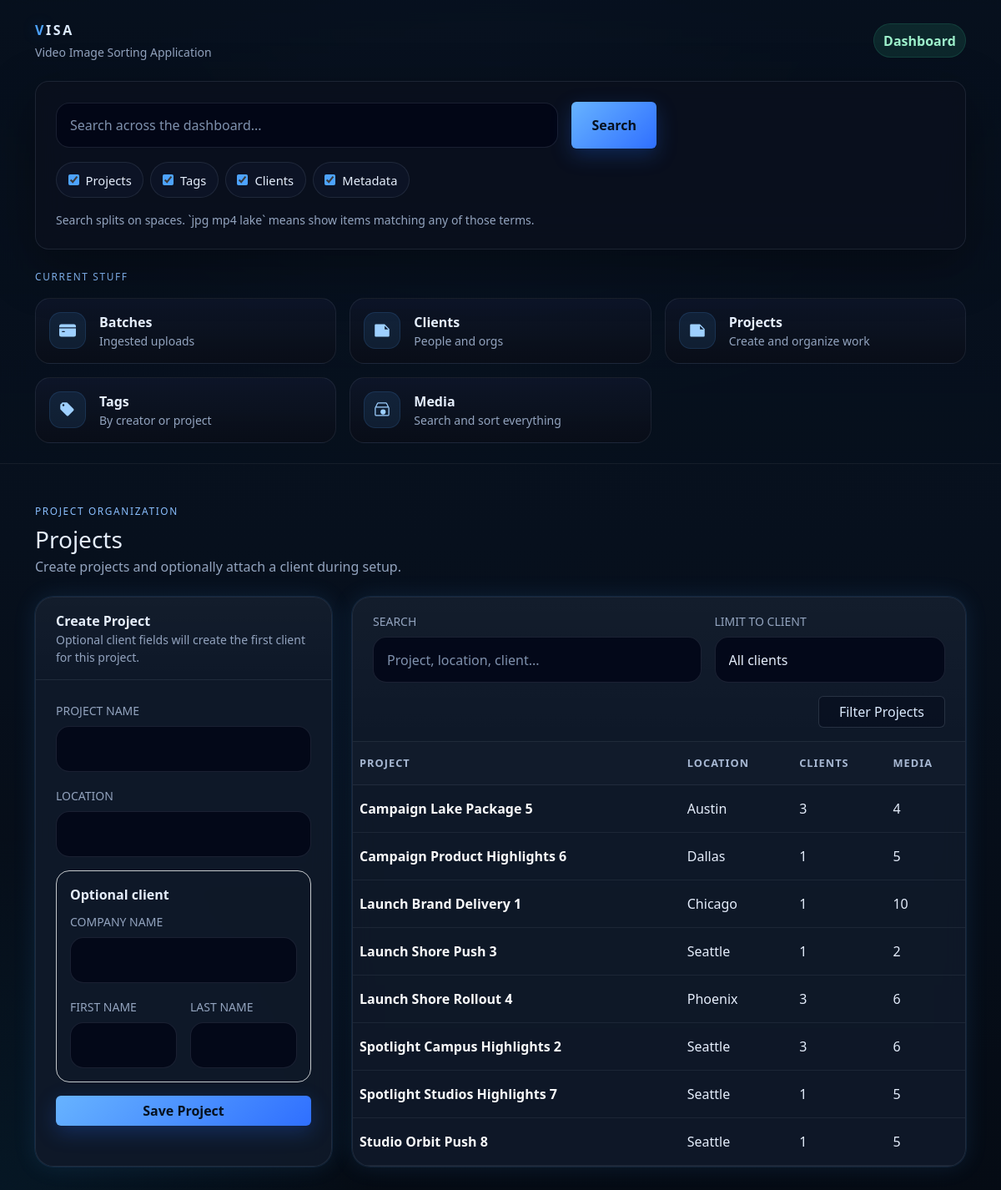
Page /dashboard/projects/ on the earlier database version.
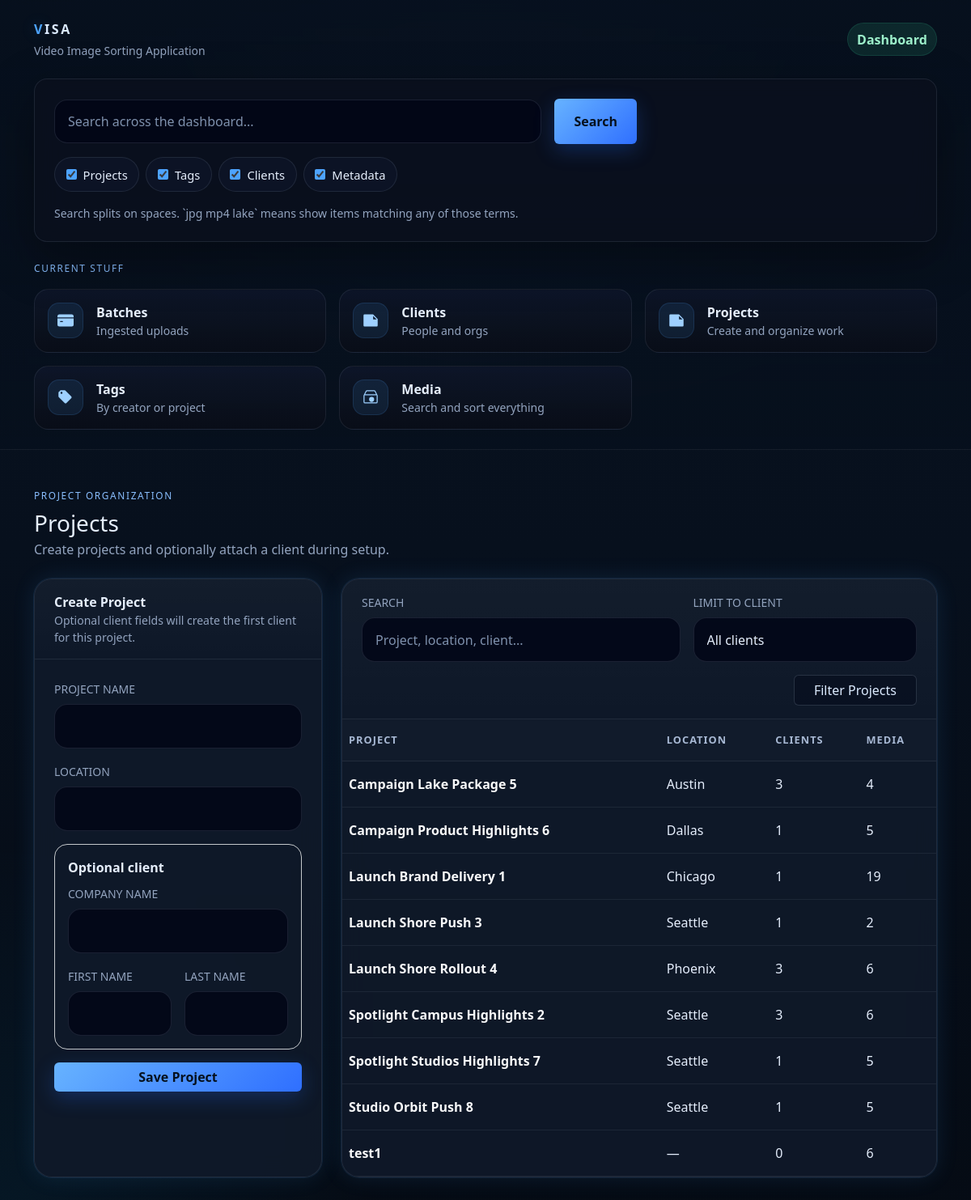
Same page on the later database version.
### base/models.py (models this page shows, shortened)
class Project(models.Model):
    name = models.CharField(max_length=90)
    location = models.CharField(max_length=90, blank=True)
    start_date = models.DateField(null=True, blank=True, auto_now_add=True)
    users = models.ManyToManyField(
        settings.AUTH_USER_MODEL,
        through="ProjectUser",
        related_name="projects",
        blank=True,
    )

### base/views.py (the view, shortened to what this page needs)
# urls.py: path("dashboard/projects/", views.dashboard_projects, name="dashboard_projects"),
def dashboard_projects(request):
    q = (request.GET.get("q") or "").strip()
    client_id = (request.GET.get("client_id") or "").strip()
    projects = (
        Project.objects.annotate(
            media_total=Count("media", distinct=True),
            client_total=Count("customers", distinct=True),
        )
        .order_by("name")
    )
    terms = _search_terms(q)
    if client_id.isdigit():
        projects = projects.filter(customers__id=int(client_id)).distinct()
    return render(
        request,
        "base/dashboard_projects.html",
        {
            "projects": projects,
            "clients": Customer.objects.select_related("project").order_by("company_name", "last_name", "first_name"),
            "filters": {"q": q, "client_id": client_id},
            **_base_context(),
        },
    )

### base/views.py (called while the page is built)
def _empty_search_state():
    return {
        "q": "",
        "terms": [],
        "projects": True,
        "tags": True,
        "clients": True,
        "metadata": True,
    }

def _search_terms(query):
    cleaned = []
    seen = set()
    for raw_term in (query or "").split():
        term = raw_term.strip().lower().lstrip(".")
        if term and term not in seen:
            seen.add(term)
            cleaned.append(term)
    return cleaned

def _base_context(search_state=None):
    return {
        "search_state": search_state or _empty_search_state(),
    }

### base/templates/base/dashboard_projects.html (shortened to what the changed rows need)
{% extends "base/base.html" %}
{% block content %}
  <div class="d-flex flex-wrap justify-content-between align-items-center gap-3 mb-4">
    <div>
      <h1 class="h3 mb-1">Projects</h1>
    </div>
  </div>
  <div class="row g-4">
    <div class="col-12 col-xl-8">
      <div class="visa-glass-soft card-visa">
        <div class="table-responsive">
          <table class="table table-visa table-hover align-middle mb-0">
            <thead>
              <tr>
                <th>Project</th>
                <th>Location</th>
                <th>Clients</th>
                <th>Media</th>
              </tr>
            </thead>
            <tbody>
              {% for project in projects %}
                <tr>
                  <td>
                    <a href="{% url 'dashboard_project_detail' project.id %}" class="fw-semibold text-light text-decoration-none">
                      {{ project.name }}
                    </a>
                  </td>
                  <td>{{ project.location|default:"—" }}</td>
                  <td>{{ project.client_total }}</td>
                  <td>{{ project.media_total }}</td>
                </tr>
              {% empty %}
                <tr><td colspan="4" class="text-center py-5"><div class="muted">No projects yet.</div></td></tr>
              {% endfor %}
            </tbody>
          </table>
        </div>
      </div>
    </div>
  </div>
{% endblock %}

Differences in the rows shown:
computed for Project "Launch Brand Delivery 1": media_total "10" → "19"
added Project: name "test1", location "—", client_total "0", media_total "6"
